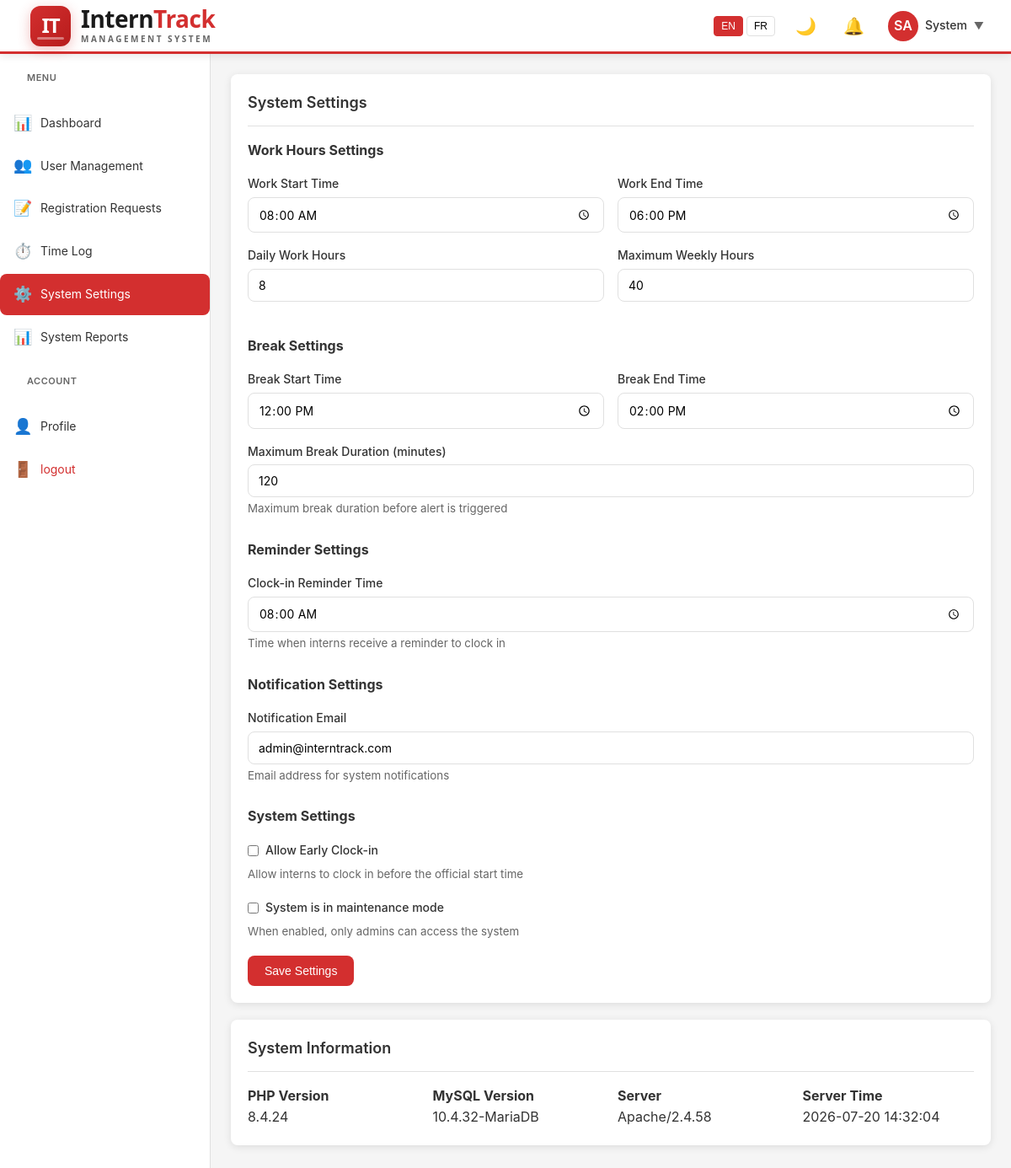
Screenshot of /admin/settings.php (signed in) with the database file from the repository.
### tables this page shows
CREATE TABLE users (
    id INT PRIMARY KEY AUTO_INCREMENT,
    email VARCHAR(100) UNIQUE NOT NULL,
    password VARCHAR(255) NOT NULL,
    first_name VARCHAR(50) NOT NULL,
    last_name VARCHAR(50) NOT NULL,
    role ENUM('admin', 'supervisor', 'intern') NOT NULL,
    profile_picture VARCHAR(255) DEFAULT NULL,
    phone VARCHAR(20),
    address TEXT,
    bio TEXT,
    language ENUM('en', 'fr') DEFAULT 'en',
    theme ENUM('light', 'dark') DEFAULT 'light',
    is_active BOOLEAN DEFAULT FALSE,
    created_at TIMESTAMP DEFAULT CURRENT_TIMESTAMP,
    updated_at TIMESTAMP DEFAULT CURRENT_TIMESTAMP ON UPDATE CURRENT_TIMESTAMP
);

CREATE TABLE settings (
    id INT PRIMARY KEY AUTO_INCREMENT,
    setting_key VARCHAR(50) UNIQUE NOT NULL,
    setting_value TEXT,
    description TEXT,
    updated_at TIMESTAMP DEFAULT CURRENT_TIMESTAMP ON UPDATE CURRENT_TIMESTAMP
);

### config/language.php (called while the page is built, shortened)
<?php
function t($key, $params = []) {
    global $translations;
    $lang = $_SESSION['language'] ?? 'en';
    if (isset($translations[$lang][$key])) {
        $text = $translations[$lang][$key];
    } elseif (isset($translations['en'][$key])) {
        $text = $translations['en'][$key];
    } else {
        $text = $key;
    }
    return $text;
}
?>

### config/config.php (called while the page is built, shortened)
<?php
$db = new Database();
$conn = $db->getConnection();
require_once __DIR__ . '/language.php';
function getUserData($user_id) {
    global $conn;
    try {
        $stmt = $conn->prepare("SELECT * FROM users WHERE id = ?");
        $stmt->execute([$user_id]);
        return $stmt->fetch(PDO::FETCH_ASSOC);
    } catch (PDOException $e) {
        return null;
    }
}
function getSetting($key) {
    global $conn;
    try {
        $stmt = $conn->prepare("SELECT setting_value FROM settings WHERE setting_key = ?");
        $stmt->execute([$key]);
        $result = $stmt->fetch(PDO::FETCH_ASSOC);
        return $result ? $result['setting_value'] : null;
    } catch (PDOException $e) {
        return null;
    }
}
?>

### admin/settings.php (the view, shortened to what this page needs)
<?php
require_once '../config/config.php';
require_once '../config/language.php';
global $conn;
$work_start = getSetting('work_start') ?? '08:00:00';
$work_end = getSetting('work_end') ?? '18:00:00';
$break_start = getSetting('break_start') ?? '12:00:00';
$break_end = getSetting('break_end') ?? '14:00:00';
$max_break_minutes = getSetting('max_break_minutes') ?? '120';
$clock_in_reminder_time = getSetting('clock_in_reminder_time') ?? '08:00:00';
$maintenance_mode = getSetting('maintenance_mode') === 'true';
$allow_early_clock_in = getSetting('allow_early_clock_in') === 'true';
$max_weekly_hours = getSetting('max_weekly_hours') ?? '40';
$daily_work_hours = getSetting('daily_work_hours') ?? '8';
$notification_email = getSetting('notification_email') ?? ADMIN_EMAIL;
include_once '../includes/header.php';
?>
<div class="main-content">
    <div class="card">
        <div class="card-header">
            <h3 class="card-title"><?php echo t('system_settings'); ?></h3>
        </div>
        <form method="POST" action="">
            <h4 style="margin-bottom: 16px;"><?php echo t('work_hours_settings'); ?></h4>
            <div class="form-row">
                <div class="form-group">
                    <label for="work_start"><?php echo t('work_start'); ?></label>
                    <input type="time" id="work_start" name="work_start" class="form-control"
                           value="<?php echo $work_start; ?>" required>
                </div>
                <div class="form-group">
                    <label for="work_end"><?php echo t('work_end'); ?></label>
                    <input type="time" id="work_end" name="work_end" class="form-control"
                           value="<?php echo $work_end; ?>" required>
                </div>
            </div>
            <div class="form-row">
                <div class="form-group">
                    <label for="daily_work_hours">Daily Work Hours</label>
                    <input type="number" id="daily_work_hours" name="daily_work_hours" class="form-control"
                           value="<?php echo $daily_work_hours; ?>" min="1" max="12" step="0.5" required>
                </div>
                <div class="form-group">
                    <label for="max_weekly_hours">Maximum Weekly Hours</label>
                    <input type="number" id="max_weekly_hours" name="max_weekly_hours" class="form-control"
                           value="<?php echo $max_weekly_hours; ?>" min="1" max="80" required>
                </div>
            </div>
            <h4 style="margin: 24px 0 16px;"><?php echo t('break_settings'); ?></h4>
            <div class="form-row">
                <div class="form-group">
                    <label for="break_start"><?php echo t('break_start'); ?></label>
                    <input type="time" id="break_start" name="break_start" class="form-control"
                           value="<?php echo $break_start; ?>" required>
                </div>
                <div class="form-group">
                    <label for="break_end"><?php echo t('break_end'); ?></label>
                    <input type="time" id="break_end" name="break_end" class="form-control"
                           value="<?php echo $break_end; ?>" required>
                </div>
            </div>
            <div class="form-group">
                <label for="max_break_minutes"><?php echo t('max_break_duration'); ?> (minutes)</label>
                <input type="number" id="max_break_minutes" name="max_break_minutes" class="form-control"
                       value="<?php echo $max_break_minutes; ?>" min="1" max="240" required>
                <small style="color: var(--secondary-text);">Maximum break duration before alert is triggered</small>
            </div>
            <h4 style="margin: 24px 0 16px;"><?php echo t('reminder_settings'); ?></h4>
            <div class="form-group">
                <label for="clock_in_reminder_time">Clock-in Reminder Time</label>
                <input type="time" id="clock_in_reminder_time" name="clock_in_reminder_time" class="form-control"
                       value="<?php echo $clock_in_reminder_time; ?>" required>
                <small style="color: var(--secondary-text);">Time when interns receive a reminder to clock in</small>
            </div>
            <h4 style="margin: 24px 0 16px;"><?php echo t('notification_settings'); ?></h4>
            <div class="form-group">
                <label for="notification_email">Notification Email</label>
                <input type="email" id="notification_email" name="notification_email" class="form-control"
                       value="<?php echo $notification_email; ?>" required>
                <small style="color: var(--secondary-text);">Email address for system notifications</small>
            </div>
            <h4 style="margin: 24px 0 16px;"><?php echo t('system_settings'); ?></h4>
            <div class="form-group">
                <label style="display: flex; align-items: center; gap: 8px;">
                    <input type="checkbox" name="allow_early_clock_in" <?php echo $allow_early_clock_in ? 'checked' : ''; ?>>
                    Allow Early Clock-in
                </label>
                <small style="color: var(--secondary-text);">Allow interns to clock in before the official start time</small>
            </div>
            <div class="form-group">
                <label style="display: flex; align-items: center; gap: 8px;">
                    <input type="checkbox" name="maintenance_mode" <?php echo $maintenance_mode ? 'checked' : ''; ?>>
                    <?php echo t('maintenance_mode'); ?>
                </label>
                <small style="color: var(--secondary-text);">When enabled, only admins can access the system</small>
            </div>
            <button type="submit" class="btn btn-primary"><?php echo t('save_settings'); ?></button>
        </form>
    </div>
    <div class="card">
        <div class="card-header">
            <h3 class="card-title">System Information</h3>
        </div>
        <div style="display: grid; grid-template-columns: repeat(auto-fit, minmax(200px, 1fr)); gap: 16px;">
            <div>
                <strong>PHP Version</strong>
                <div><?php echo phpversion(); ?></div>
            </div>
            <div>
                <strong>MySQL Version</strong>
                <div><?php echo $conn->getAttribute(PDO::ATTR_SERVER_VERSION); ?></div>
            </div>
            <div>
                <strong>Server</strong>
                <div><?php echo $_SERVER['SERVER_SOFTWARE'] ?? 'Unknown'; ?></div>
            </div>
            <div>
                <strong>Server Time</strong>
                <div><?php echo date('Y-m-d H:i:s'); ?></div>
            </div>
        </div>
    </div>
</div>
<?php include_once '../includes/footer.php'; ?>

### includes/header.php (shortened to what this page needs)
<?php
$user = getUserData($_SESSION['user_id']);
?>
<!DOCTYPE html>
<html lang="<?php echo $_SESSION['language'] ?? 'en'; ?>" data-theme="<?php echo $_SESSION['theme'] ?? 'light'; ?>">
<head>
    <link rel="stylesheet" href="/interntrack/assets/css/style.css">
    <link rel="stylesheet" href="/interntrack/assets/css/dark-mode.css" disabled>
</head>
<body>
    <header class="header">
        <div style="display: flex; align-items: center; gap: 16px;">
            <a href="/interntrack/<?php echo $_SESSION['user_role'] ?? ''; ?>/dashboard.php" class="header-brand">
                <!DOCTYPE html>
                    <html>
                    <head>
                    </head>
                    <body>
                    <a href="#" class="logo-option1">
                        <div class="logo-icon">
                            <span class="letter">IT</span>
                            <div class="track-line"></div>
                        </div>
                        <div class="logo-text">
                            <span class="main-text">Intern<span class="red">Track</span></span>
                            <span class="sub-text">Management System</span>
                        </div>
                    </a>
                    </body>
                </html>
            </a>
        </div>
        <div class="header-actions">
            <div class="language-switcher">
                <button class="<?php echo ($_SESSION['language'] ?? 'en') === 'en' ? 'active' : ''; ?>" data-lang="en">EN</button>
                <button class="<?php echo ($_SESSION['language'] ?? 'en') === 'fr' ? 'active' : ''; ?>" data-lang="fr">FR</button>
            </div>
            <button class="theme-toggle" title="<?php echo t('theme'); ?>" onclick="toggleTheme()">
                <?php echo ($_SESSION['theme'] ?? 'light') === 'light' ? '🌙' : '☀️'; ?>
            </button>
            <button class="notification-btn" title="<?php echo t('notifications'); ?>" onclick="toggleNotifications()">
                🔔
            </button>
            <div class="user-menu" onclick="toggleUserMenu()">
                <div class="user-avatar">
                    <?php
                        $name = $user['first_name'] . ' ' . $user['last_name'] ?? 'User';
                        $parts = explode(' ', $name);
                        echo strtoupper($parts[0][0] ?? 'U') . (isset($parts[1]) ? strtoupper($parts[1][0] ?? '') : '');
                    ?>
                </div>
                <span class="user-name"><?php echo htmlspecialchars($user['first_name'] ?? 'User'); ?></span>
                <span style="font-size: 12px; color: var(--secondary-text);">▼</span>
            </div>
        </div>
    </header>
    <?php include_once 'sidebar.php'; ?>

### rows the page displays
users: first_name+last_name "S", first_name+last_name "A", first_name "System"
settings: work_start "08:00:00"
settings: work_end "18:00:00"
settings: break_start "12:00:00"
settings: break_end "14:00:00"
settings: max_break_minutes "120"
settings: clock_in_reminder_time "08:00:00"

### other values shown
t('menu') "MENU"
t('dashboard') "Dashboard"
t('user_management') "User Management"
t('registration_requests') "Registration Requests"
t('timelog') "Time Log"
t('system_settings') "System Settings"
t('system_reports') "System Reports"
t('account') "ACCOUNT"
t('profile') "Profile"
t('logout') "logout"
t('work_hours_settings') "Work Hours Settings"
t('work_start') "Work Start Time"
t('work_end') "Work End Time"
t('break_settings') "Break Settings"
t('break_start') "Break Start Time"
